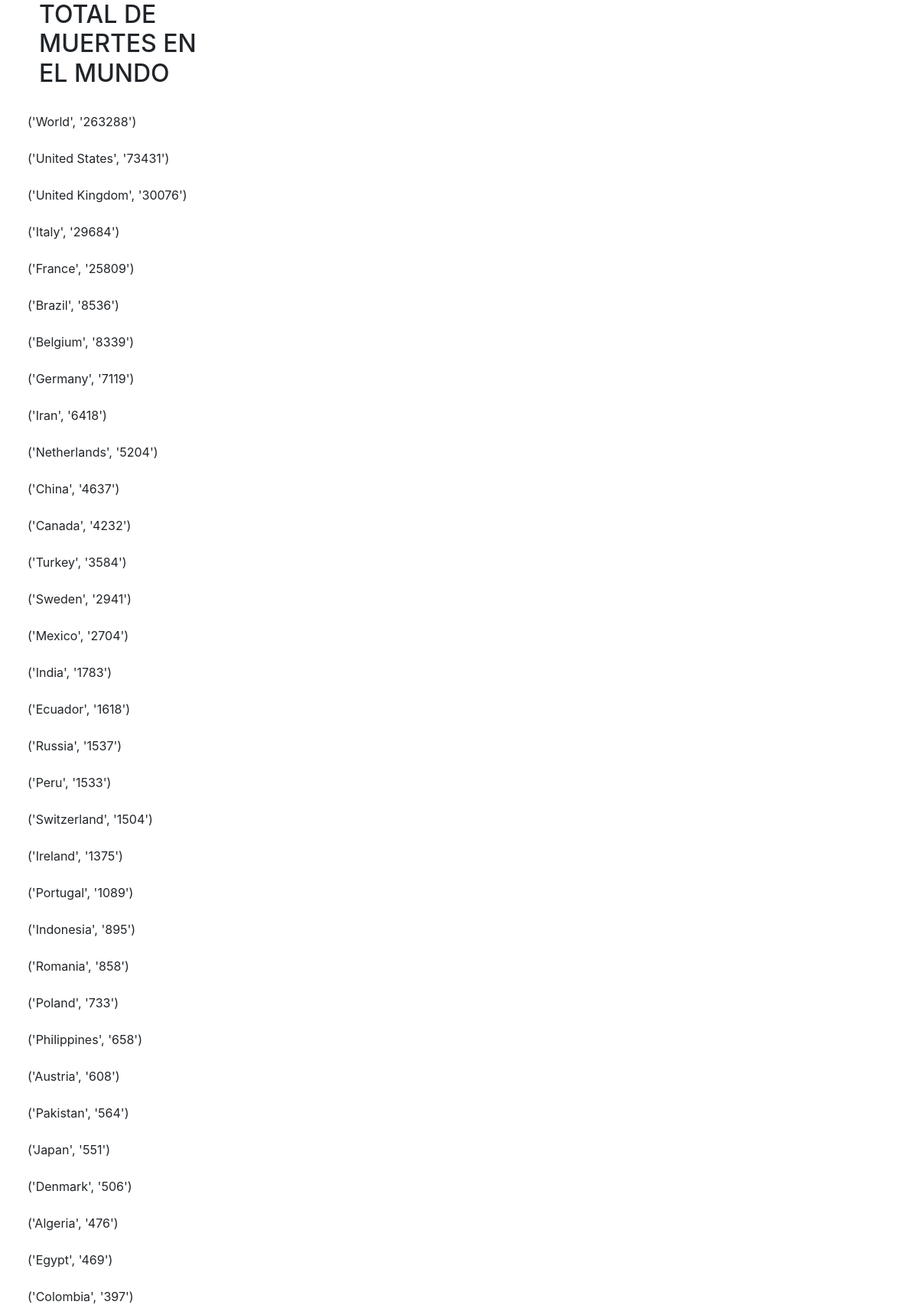
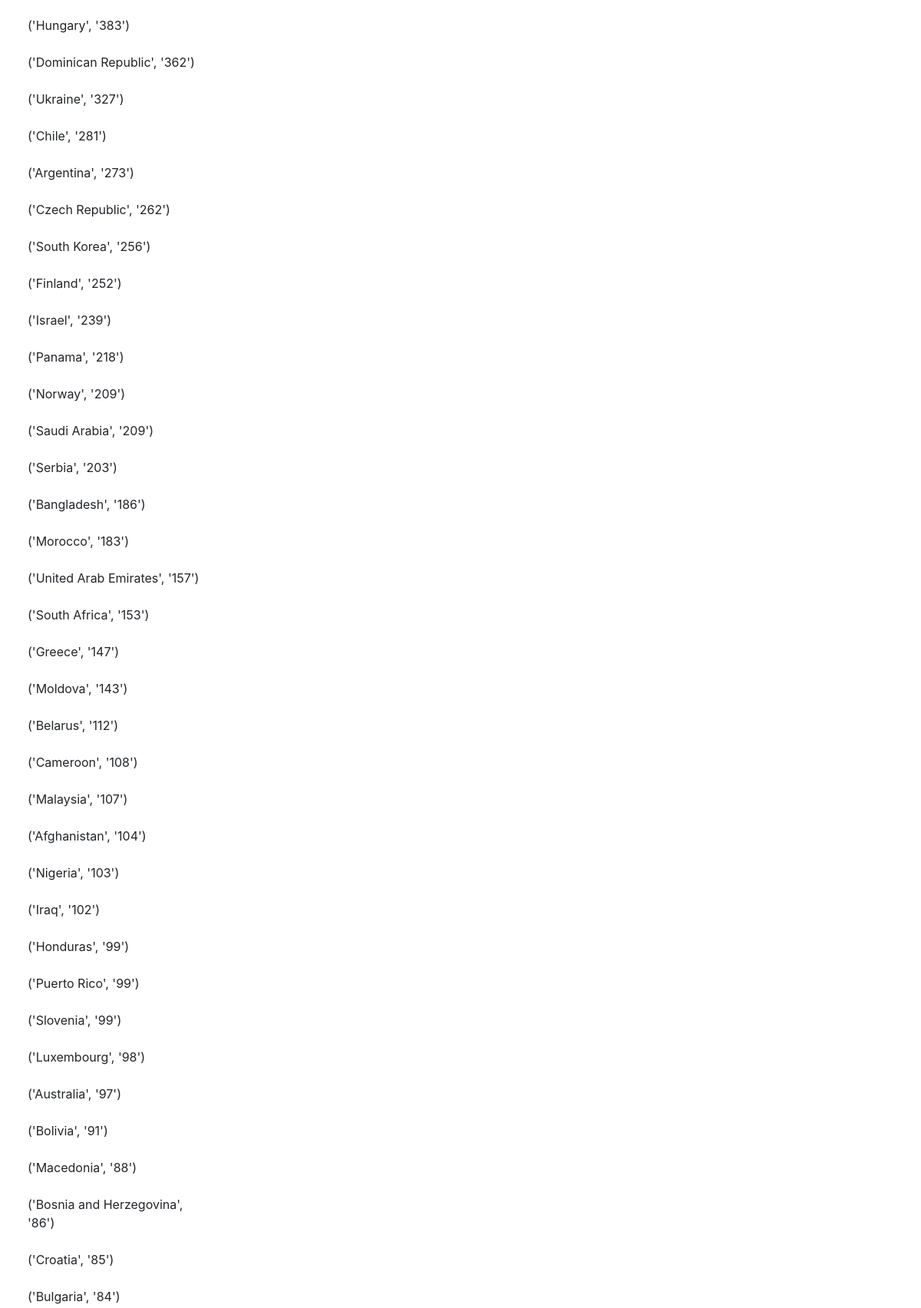
/datos/ (upper part), run on the app's committed database (2 pictures, top to bottom).
### tables this page shows
CREATE TABLE covdat(
  "iso_code" TEXT,
  "location" TEXT,
  "date" TEXT,
  "total_cases" TEXT,
  "new_cases" TEXT,
  "total_deaths" TEXT,
  "new_deaths" TEXT,
  "total_cases_per_million" TEXT,
  "new_cases_per_million" TEXT,
  "total_deaths_per_million" TEXT,
  "new_deaths_per_million" TEXT,
  "total_tests" TEXT,
  "new_tests" TEXT,
  "total_tests_per_thousand" TEXT,
  "new_tests_per_thousand" TEXT,
  "tests_units" TEXT
);

### setup.py (the view)
@app.route('/datos/', methods=['GET', 'POST'])
def datos():
    conn = sqlite3.connect('database.db')
    c = conn.cursor()
    c.execute('SELECT location, total_deaths FROM covdat WHERE date = "2020-05-07" ORDER BY cast(total_deaths as int) DESC')
    data = c.fetchall()
    return render_template('datos.html', data=data)

### templates/datos.html (shortened to what this page needs)
{% extends "bootstrap/base.html" %}
{% import "bootstrap/wtf.html" as wtf %}
{% block styles %}
<link rel="stylesheet" href="https://stackpath.bootstrapcdn.com/bootstrap/4.4.1/css/bootstrap.min.css">
{% endblock %}
{% block body %}
 <div class="container">
    <h2>TOTAL DE MUERTES EN EL MUNDO </h2>
    <div class="row">
      <div class="col-lg-100 col-md-100 mx-100">
        {% for dats in data%}
        <div class="post-preview">
          <br>
          {{ dats[0], dats[1] }}
        </div>
        {% endfor %}
      </div>
    </div>
  </div>
{% endblock %}

### static/style.css (style rules this page uses)
.container { margin-left:3%; width: 20%; }
.post-preview { text-decoration-color: #FFFF; }

### data on the page
covdat: location+total_deaths "('Brazil', '8536')"
covdat: location+total_deaths "('Belgium', '8339')"
covdat: location+total_deaths "('Germany', '7119')"
covdat: location+total_deaths "('China', '4637')"
covdat: location+total_deaths "('Canada', '4232')"
covdat: location+total_deaths "('Switzerland', '1504')"
covdat: location+total_deaths "('Austria', '608')"
covdat: location+total_deaths "('Denmark', '506')"
covdat: location+total_deaths "('Colombia', '397')"
covdat: location+total_deaths "('Chile', '281')"
covdat: location+total_deaths "('Argentina', '273')"
covdat: location+total_deaths "('Czech Republic', '262')"
covdat: location+total_deaths "('Bangladesh', '186')"
covdat: location+total_deaths "('United Arab Emirates', '157')"
covdat: location+total_deaths "('Belarus', '112')"
covdat: location+total_deaths "('Cameroon', '108')"
covdat: location+total_deaths "('Afghanistan', '104')"
covdat: location+total_deaths "('Australia', '97')"
covdat: location+total_deaths "('Bolivia', '91')"
covdat: location+total_deaths "('Bosnia and Herzegovina', '86')"
covdat: location+total_deaths "('Bulgaria', '84')"

### other printed values
{{ dats[0], dats[1] }} "('World', '263288')" "('United States', '73431')" "('United Kingdom', '30076')" "('Italy', '29684')" "('France', '25809')" "('Iran', '6418')" "('Netherlands', '5204')" "('Turkey', '3584')" "('Sweden', '2941')" "('Mexico', '2704')" "('India', '1783')" "('Ecuador', '1618')" "('Russia', '1537')" "('Peru', '1533')" "('Ireland', '1375')" "('Portugal', '1089')" "('Indonesia', '895')" "('Romania', '858')" "('Poland', '733')" "('Philippines', '658')" "('Pakistan', '564')" "('Japan', '551')" "('Algeria', '476')" "('Egypt', '469')" "('Hungary', '383')" "('Dominican Republic', '362')" "('Ukraine', '327')" "('South Korea', '256')" "('Finland', '252')" "('Israel', '239')" "('Panama', '218')" "('Norway', '209')" "('Saudi Arabia', '209')" "('Serbia', '203')" "('Morocco', '183')" "('South Africa', '153')" "('Greece', '147')" "('Moldova', '143')" "('Malaysia', '107')" "('Nigeria', '103')" "('Iraq', '102')" "('Honduras', '99')" "('Puerto Rico', '99')" "('Slovenia', '99')" "('Luxembourg', '98')" "('Macedonia', '88')" "('Croatia', '85')"
